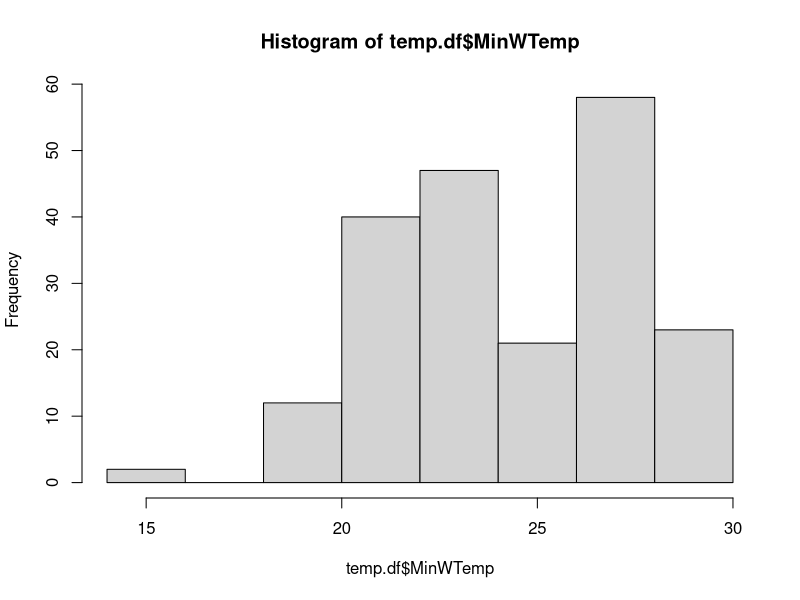
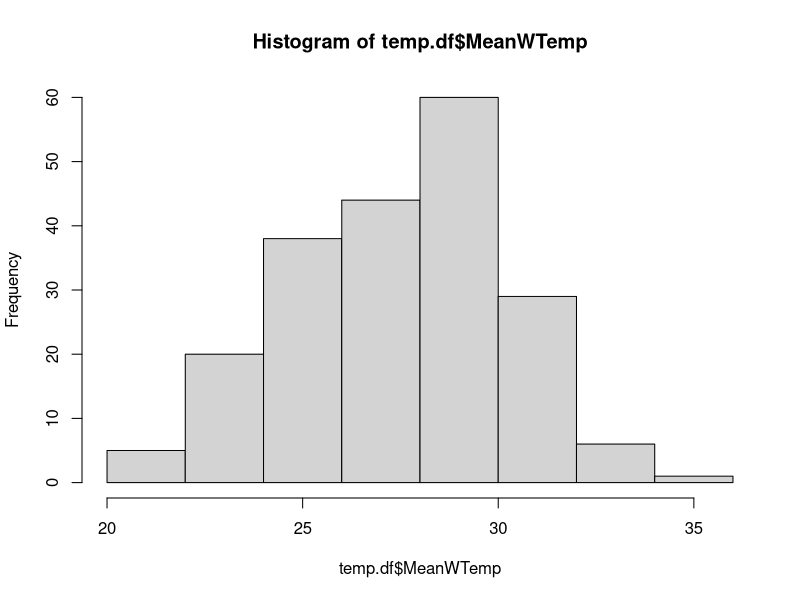
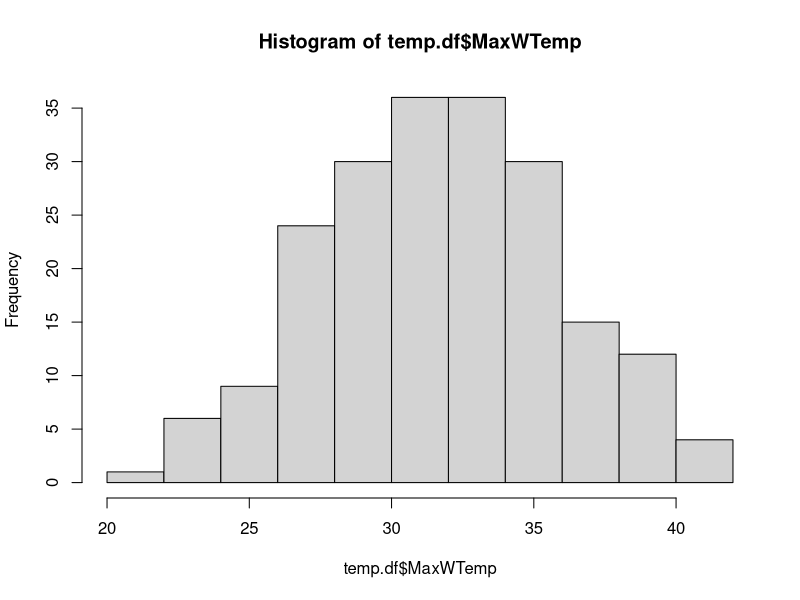

The R script that drew these images, in order:
## ---- chunk 1
temp.df <- read.csv("temperature_data.csv")
## ---- chunk 2
hist(temp.df$MinWTemp)
hist(temp.df$MeanWTemp)
hist(temp.df$MaxWTemp)
